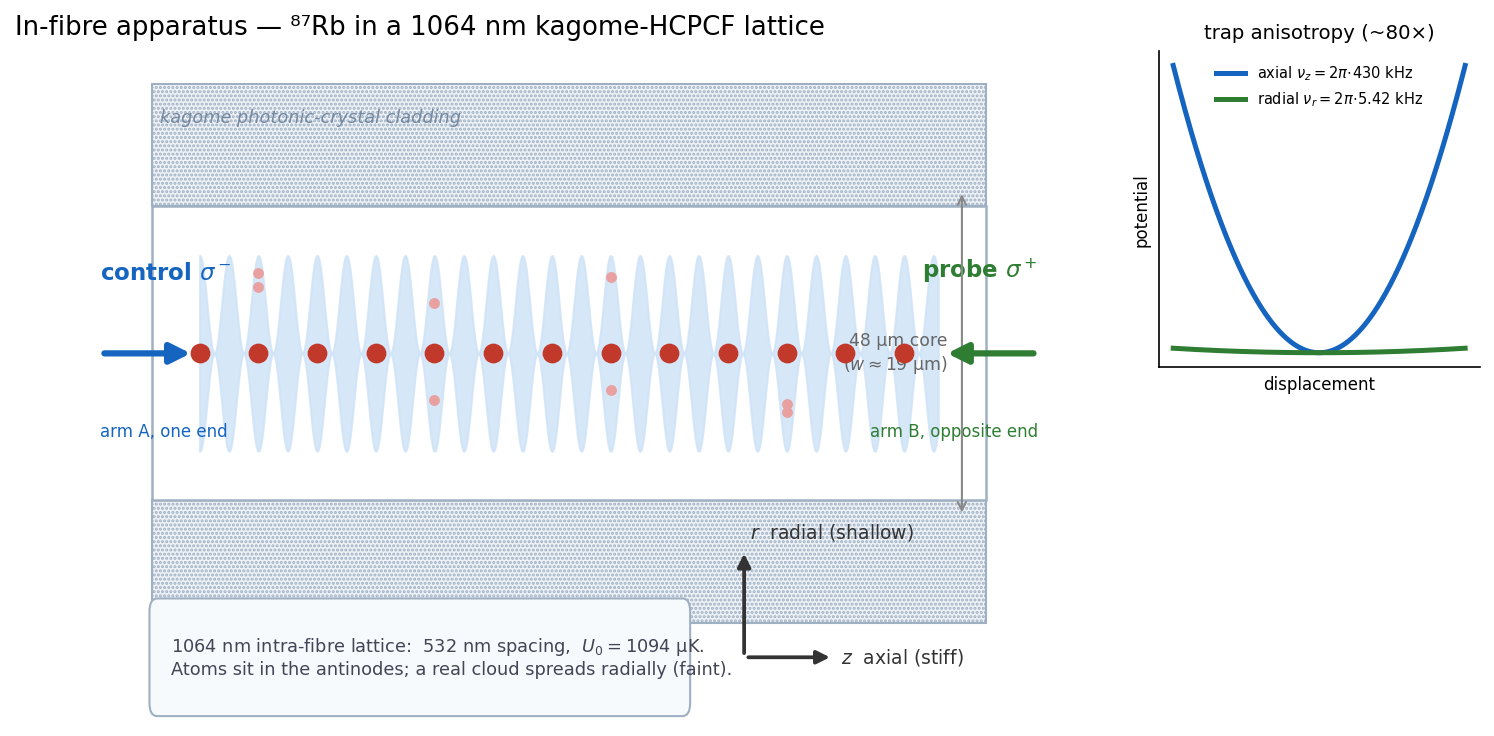

The script that saved this image:
"""
fig_apparatus.py  --  Apparatus / trap schematic (hand-drawn, no engine).

The kagome hollow-core PCF, the 1064 nm axial lattice threaded through the core,
atoms in the antinodes, and the dual-end cooling beams. The right panel conveys
the trap ANISOTROPY (stiff axial nu_z vs shallow degenerate radial nu_r, ~80x)
that drives the radial-cloud program (Guide Ch 06).

Numbers: master Section 1 (48 um core, w ~ 19 um, nu_z=2pi*430 kHz,
nu_r=2pi*5.42 kHz, 532 nm spacing, U0 = 1094 uK).
"""
import numpy as np
import matplotlib
matplotlib.use("Agg")
import matplotlib.pyplot as plt
from matplotlib.patches import FancyArrowPatch, Rectangle, FancyBboxPatch

fig = plt.figure(figsize=(12.6, 5.8))
gs = fig.add_gridspec(2, 2, width_ratios=[3.45, 1.0], height_ratios=[1, 1],
                      wspace=0.05, hspace=0.12)
ax = fig.add_subplot(gs[:, 0])          # schematic, full height (left)
axi = fig.add_subplot(gs[0, 1])         # anisotropy, top-right

# ---- the fibre: cladding bands + hollow core ----------------------------------
CORE_LO, CORE_HI = 1.30, 3.10
XL, XR = 0.6, 9.4
for (lo, hi) in [(0.55, CORE_LO), (CORE_HI, 3.85)]:            # cladding top & bottom
    ax.add_patch(Rectangle((XL, lo), XR - XL, hi - lo, facecolor="#eef2f7",
                 edgecolor="#9fb0c3", lw=1.0, hatch="......", zorder=1))
ax.text(XL + 0.08, 3.70, "kagome photonic-crystal cladding", fontsize=8.5,
        color="#7488a0", va="top", ha="left", style="italic", zorder=2)
ax.add_patch(Rectangle((XL, CORE_LO), XR - XL, CORE_HI - CORE_LO,        # hollow core
             facecolor="#ffffff", edgecolor="#9fb0c3", lw=1.2, zorder=1))

# ---- the 1064 nm standing-wave lattice in the core ----------------------------
yc = 0.5 * (CORE_LO + CORE_HI)
xs = np.linspace(XL + 0.5, XR - 0.5, 600)
period, env = 0.62, 0.60
inten = env * np.cos(2 * np.pi * (xs - xs[0]) / period) ** 2
ax.fill_between(xs, yc - inten, yc + inten, color="#cfe3f7", alpha=0.85, zorder=2)
anti = xs[0] + period * np.arange(0, int((xs[-1] - xs[0]) / period) + 1)
rng = np.random.default_rng(7)
for i, xa in enumerate(anti):
    if xa > xs[-1] - 0.1:
        continue
    ax.plot(xa, yc, "o", ms=8.5, color="#c0392b", zorder=5)                # on-axis
    if i % 3 == 1:                                                          # a few cloud atoms
        for dy in rng.uniform(0.22, 0.52, size=2) * rng.choice([-1, 1], 2):
            ax.plot(xa, yc + dy, "o", ms=4.2, color="#e8a0a0", zorder=4)

# ---- dual-end beams (opposite injection) --------------------------------------
ax.add_patch(FancyArrowPatch((XL - 0.55, yc), (XL + 0.45, yc), arrowstyle="-|>",
             mutation_scale=20, lw=3.0, color="#1565c0", zorder=6))
ax.text(XL - 0.55, yc + 0.42, r"control $\sigma^-$", color="#1565c0",
        fontsize=11, ha="left", va="bottom", fontweight="bold")
ax.text(XL - 0.55, yc - 0.42, "arm A, one end", color="#1565c0", fontsize=8, ha="left", va="top")
ax.add_patch(FancyArrowPatch((XR + 0.55, yc), (XR - 0.45, yc), arrowstyle="-|>",
             mutation_scale=20, lw=3.0, color="#2e7d32", zorder=6))
ax.text(XR + 0.55, yc + 0.42, r"probe $\sigma^+$", color="#2e7d32",
        fontsize=11, ha="right", va="bottom", fontweight="bold")
ax.text(XR + 0.55, yc - 0.42, "arm B, opposite end", color="#2e7d32", fontsize=8, ha="right", va="top")

# ---- core-size marker ---------------------------------------------------------
ax.annotate("", xy=(XR - 0.25, CORE_LO - 0.10), xytext=(XR - 0.25, CORE_HI + 0.10),
            arrowprops=dict(arrowstyle="<->", color="#888", lw=1.0))
ax.text(XR - 0.40, yc, "48 µm core\n($w\\approx$19 µm)", fontsize=8.3, color="#666",
        va="center", ha="right")

# ---- axes indicator (z axial, r radial) — clear lower-right -------------------
ox, oy = 6.85, 0.34
ax.add_patch(FancyArrowPatch((ox, oy), (ox + 0.95, oy), arrowstyle="-|>",
             mutation_scale=13, lw=1.8, color="#333", zorder=6))
ax.text(ox + 1.02, oy, r"$z$  axial (stiff)", fontsize=9, va="center", ha="left", color="#333")
ax.add_patch(FancyArrowPatch((ox, oy), (ox, oy + 0.66), arrowstyle="-|>",
             mutation_scale=13, lw=1.8, color="#333", zorder=6))
ax.text(ox + 0.06, oy + 0.70, r"$r$  radial (shallow)", fontsize=9, va="bottom", ha="left", color="#333")

# ---- label box (lower-left) ---------------------------------------------------
lab = ("1064 nm intra-fibre lattice:  532 nm spacing,  $U_0=1094$ µK.\n"
       "Atoms sit in the antinodes; a real cloud spreads radially (faint).")
ax.add_patch(FancyBboxPatch((XL + 0.05, 0.06), 5.55, 0.56, boxstyle="round,pad=0.08",
             linewidth=1.0, edgecolor="#9fb0c3", facecolor="#f7fafd", zorder=7))
ax.text(XL + 0.20, 0.34, lab, fontsize=8.5, va="center", ha="left", color="#445", zorder=8)

ax.set_xlim(XL - 1.45, XR + 1.45)
ax.set_ylim(-0.05, 4.05)
ax.axis("off")
ax.set_title("In-fibre apparatus — ⁸⁷Rb in a 1064 nm kagome-HCPCF lattice",
             fontsize=12.5, loc="left", pad=8)

# ---- right panel: the trap anisotropy ----------------------------------------
zz = np.linspace(-1, 1, 400)
axi.plot(zz, zz**2, color="#1565c0", lw=2.4, label=r"axial $\nu_z=2\pi\!\cdot\!430$ kHz")
axi.plot(zz, 0.0157 * zz**2, color="#2e7d32", lw=2.4, label=r"radial $\nu_r=2\pi\!\cdot\!5.42$ kHz")
axi.set_title("trap anisotropy (~80×)", fontsize=9.5)
axi.set_xlabel("displacement", fontsize=8)
axi.set_ylabel("potential", fontsize=8)
axi.set_xticks([]); axi.set_yticks([]); axi.set_ylim(-0.05, 1.05)
axi.legend(fontsize=7.0, loc="upper center", frameon=False)
for s in ("top", "right"):
    axi.spines[s].set_visible(False)

plt.savefig("fig_apparatus.png", dpi=150, bbox_inches="tight")
print("wrote fig_apparatus.png")
